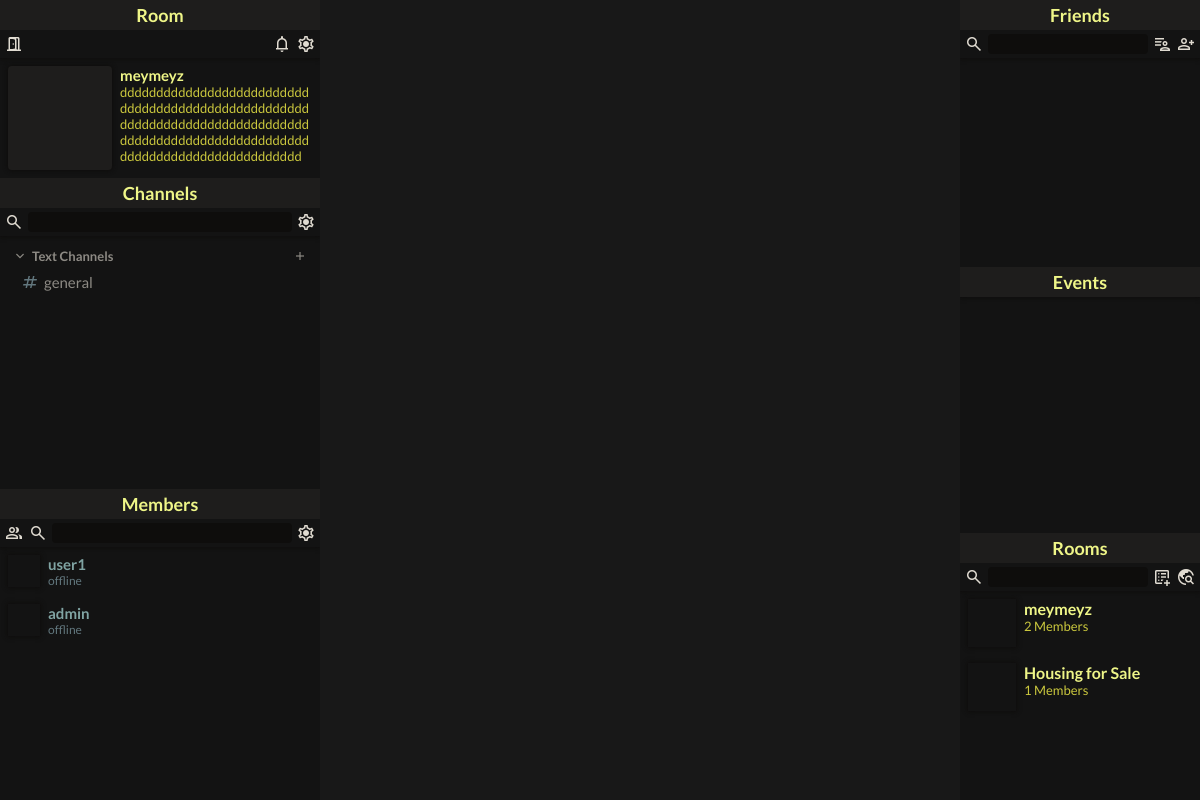
Page /rooms/19/ (signed in) on the committed database.
### rooms/models.py (models this page shows, shortened)
class Room(models.Model):
    name = models.CharField(max_length=50)
    description = models.CharField(max_length=500, blank=True)
    owner = models.ForeignKey(CustomUser, related_name='servers_owned', null=True, on_delete=models.SET_NULL)
    image = models.ImageField(default='blank.png', max_length=500)
    date_added = models.DateTimeField(auto_now_add=True)
    default_role = models.OneToOneField('Role', on_delete=models.CASCADE, related_name='+', null=True)
    public = models.BooleanField(default=False)
    guests_can_view_channels = models.BooleanField(default=True)
    class Meta:
        permissions = [
            ('kick_user', 'Can kick user'),
            ('ban_user', 'Can ban user'),
            ('read_logs', 'Can read logs'),
        ]
    def __str__(self):
        return f'{self.name}'
    def uncategorised(self):
        return self.channels.all().filter(category=None)

class ChannelCategory(models.Model):
    room = models.ForeignKey(Room, on_delete=models.CASCADE, related_name='categories')
    name = models.CharField(max_length=30)
    order = models.PositiveIntegerField(default=1_000_000)

class Channel(models.Model):
    TEXT = 'text'
    VOICE = 'voice'
    KIND = (
        (TEXT, 'Text Channel'),
        (VOICE, 'Voice Channel'),
    )
    room = models.ForeignKey(Room, related_name='channels', on_delete=models.CASCADE, null=True)
    name = models.CharField(max_length=30, blank=False)
    description = models.CharField(max_length=60, blank=True)
    display_logs = models.ManyToManyField('Action', blank=True)
    category = models.ForeignKey('ChannelCategory', on_delete=models.SET_NULL, related_name='channels', null=True, blank=True)
    kind = models.CharField(max_length=20, choices=KIND, default=TEXT)
    order = models.PositiveIntegerField(default=1_000_000)

class Member(models.Model):
    user = models.ForeignKey(CustomUser, on_delete=models.CASCADE, null=True, related_name='memberships')
    roles = models.ManyToManyField(Role, related_name='members')
    room = models.ForeignKey(Room, related_name='members', on_delete=models.CASCADE, null=True)
    date_added = models.DateTimeField(auto_now_add=True)
    nickname = models.CharField(max_length=30, blank=True)
    objects = MemberQuerySet.as_manager()
    class Meta:
        permissions = [
            ('change_nickname', 'Can change nickname'),
            ('manage_nickname', 'Can manage nickname')
        ]
    def display_name(self):
        return self.nickname or self.user.username

### users/models.py (models this page shows, shortened)
class CustomUser(AbstractBaseUser, PermissionsMixin):
    email = models.EmailField(_("email"), unique=True)
    is_staff = models.BooleanField(default=False)
    is_active = models.BooleanField(default=True)
    date_joined = models.DateTimeField(auto_now_add=True)
    username_id = models.PositiveIntegerField(null=True)
    username = models.CharField(max_length=30, null=True)
    image = models.ImageField(default='blank.png')
    bio = models.TextField(max_length=50, blank=True)
    birthday = models.DateField(blank=False, null=True)
    last_ping = models.DateTimeField(auto_now_add=True)
    twitter = models.CharField(max_length=500, blank=True)
    steam = models.CharField(max_length=500, blank=True)
    twitch = models.CharField(max_length=500, blank=True)
    spotify = models.CharField(max_length=500, blank=True)
    premium = models.BooleanField(default=False, blank=True)
    ONLINE = 'online'
    OFFLINE = 'offline'
    STATUS = (
        (ONLINE, 'Online'),
        (OFFLINE, 'Offline'),
    )
    status = models.CharField(max_length=10, choices=STATUS, default=OFFLINE)
    USERNAME_FIELD = "email"
    REQUIRED_FIELDS = ["username"]
    objects = CustomUserManager()
    def friendships(self):
        return Friendship.objects.filter(Q(sender=self) | Q(receiver=self))
    class Meta:
        constraints = [
            models.CheckConstraint(
                check=Q(username_id__gte=0) & Q(username_id__lte=99),
                name='Valid username ID'
            ),
            models.UniqueConstraint(
                fields=['username', 'username_id'],
                name='Verify unique username ID'
            )
        ]

### rooms/views.py (the view)
# urls.py: path('<int:room>/', views.RoomView.as_view(), name='room'),
class RoomView(DetailView):
    template_name = 'rooms/room.html'
    model = Room
    context_object_name = 'room'
    def get_context_data(self, **kwargs):
        context = super().get_context_data(**kwargs)
        room = self.object
        member = get_object_or_none(Member, room=room, user=self.request.user)
        context['member'] = member
        return context
    def get_object(self):
        return Room.objects.get(pk=self.kwargs['room'])

### DjangoChatApp/templatetags/custom_tags.py (called while the page is built)
@register.filter(name="is_member")
def is_member(user, room):
    return room.pk in user.memberships.all().values_list('room', flat=True)

@register.filter(name='object_to_json')
def object_to_json(self):
    return json.dumps(utils.object_to_dict(self))

### users/models.py (called while the page is built)
    def pending(self):
        return self.filter(status='pending')

    def accepted(self):
        return self.filter(status='accepted')

### utils/__init__.py (called while the page is built)
def get_object_or_none(obj, **kwargs):
    return obj.objects.filter(**kwargs).first()

def object_to_dict(self):
    parsed_object = {
        "pk": self.pk,
        "model": self.__class__.__name__,
        "app": self._meta.app_label
    }
    return parsed_object

### rooms/templates/rooms/room.html (shortened to what this page needs)
{% extends "rooms/app.html" %}
{% load static %}
{% block extrahead %}
{{ block.super }}
<link rel="stylesheet" type="text/css" href="{% static 'rooms/room.css' %}">
{% endblock %}
{% block app__main %}
<div class="container container--fill">
	<div class="wrapper--remaining-space">
		<div class="container__content">
		</div>
	</div>
</div>
{% endblock %}
{% block left-sidebar %}
	{% include "./elements/app__sidebar--primary.html" %}
{% endblock %}

### rooms/templates/rooms/elements/app__sidebar--primary.html (shortened to what this page needs)
<div class="container">
	<div class="container__header">
		Room
	</div>
	<div class="container__subheader has-shadow">
        {% if user|is_member:room and user != room.owner %}
            <span class="icon icon--small icon--hoverable overlay__trigger" data-view-name="leave-room">
                <i class="material-symbols-outlined">
                </i>
            </span>
        {% endif %}
		<span class="icon icon--small icon--hoverable right">
			<i class="material-symbols-outlined">
			</i>
		</span>
        <span class="icon icon--small icon--hoverable overlay__trigger" data-view-name="update-room">
			<i class="material-symbols-outlined">
			</i>
		</span>
	</div>
	<div class="room-card">
        <div class="room-card__avatar has-shadow">
            <span class="avatar avatar--large">
            </span>
        </div>
		<span class="wrapper--remaining-space">
			<form class="room-card__body" method="POST" action="{% url 'join-room' room=room.pk %}">
				<div class="room-card__name">
					{{ room.name }}
				</div>
				<div class="room-card__description">
					{{ room.description }}
				</div>
			</form>
		</span>
	</div>
</div>
<div class="container container--fill">
	<div class="container__header">
		Channels
	</div>
	<div class="container__subheader has-shadow">
		<span class="icon icon--small icon--hoverable">
			<i class="material-symbols-outlined">
			</i>
		</span>
		<span class="wrapper--remaining-space">
			<input type="text" class="container__search">
		</span>
		<span class="icon icon--small icon--hoverable">
			<i class="material-symbols-outlined">
			</i>
		</span>
	</div>
	<div class="wrapper--remaining-space">
		<div class="container__content">
			<ul class="channels">
				{% for category in room.categories.all %}
				<ul class="category dropdown" style="order: {{ category.order }};" data-pk="{{ category.pk }}">
					<li class="category__header">
						<span class="category__name dropdown__trigger">
							<span class="category__expand">
								<div class="icon icon--tiny">
									<i class="material-symbols-outlined">
									</i>
								</div>
							</span>
							<span>
								{{ category.name }}
							</span>
						</span>
						<span class="category__add right overlay__trigger" data-view-name="create-channel">
							<div class="icon icon--tiny icon--hoverable">
								<i class="material-symbols-outlined">
								</i>
							</div>
						</span>
					</li>
					<ul class="category__channels dropdown__content dropdown__content--static dropdown__content--slide">
						{% for object in category.channels.all %}
							{% include "./channel.html" %}
						{% endfor %}
					</ul>
				</ul>
				{% endfor %}
			</ul>
		</div>
	</div>
</div>
<div class="container container--fill">
	<div class="container__header">
		Members
	</div>
	<div class="container__subheader has-shadow">
		<span class="icon icon--small icon--hoverable">
			<i class="material-symbols-outlined">
			</i>
		</span>
		<span class="icon icon--small icon--hoverable">
			<i class="material-symbols-outlined">
			</i>
		</span>
		<span class="wrapper--remaining-space">
			<input type="text" class="container__search">
		</span>
		<span class="icon icon--small icon--hoverable">
			<i class="material-symbols-outlined">
			</i>
		</span>
	</div>
	<div class="wrapper--remaining-space">
		<ul class="container__content">
			{% for member in room.members.all %}
                {% include "./member.html" %}
			{% endfor %}
		</ul>
	</div>
</div>

### rooms/templates/rooms/elements/channel.html (shortened to what this page needs)
<a class="channel" style="order: {{ object.order }};" data-pk="{{ object.pk }}" href="{% url 'channel' room=room.pk channel=object.pk %}">
	<span class="channel__kind">
		{% if object.kind == 'text' %}
		<div class="icon icon--small">
			<i class="material-symbols-outlined">
			</i>
		</div>
		{% elif object.kind == 'voice' %}
		<div class="icon icon--small">
			<i class="material-symbols-outlined">
				volume_up
			</i>
		</div>
		{% endif %}
	</span>
	<span class="channel__name">
		{{ object.name }}
	</span>
</a>

### rooms/templates/rooms/elements/member.html (shortened to what this page needs)
<li class="user user--{{ member.user.status }} tooltip__trigger" data-target="profile" data-positioning='{"left": "100%", "top": "0px"}'
data-context='
{
    "objects": {
        "object": {{ member|object_to_json }}
    }
}
'>
    <span class="avatar avatar--small has-shadow">
    </span>
    <span class="wrapper--remaining-space">
        <ul class="user__body">
            <li class="user__username">
                {{ member.display_name }}
            </li>
            <li class="user__status">
                {{ member.user.status }}
            </li>
        </ul>
    </span>
</li>

### rooms/templates/rooms/elements/membership.html (shortened to what this page needs)
<a class="membership" href="{% url 'room' object.pk %}">
	<span class="avatar avatar--medium has-shadow">
	</span>
	<span class="wrapper--remaining-space">
		<div class="membership__body">
			<div class="membership__name">
				{{ object }}
			</div>
			<div class="membership__count">
				{{ object.members.all.count }} Members
			</div>
		</div>
	</span>
</a>

### static/rooms/room.css (style rules this page uses)
.right { margin-left: auto !important; }
.wrapper--remaining-space { position: relative; flex: 1; }
.has-shadow { box-shadow: 0px 0px 4px 1px #0E0D0C; }
.dropdown { position: relative; }
.dropdown__content--slide { overflow: hidden; transition: max-height 0.25s; }
.icon { display: flex; align-items: center; justify-content: center; box-sizing: border-box; -webkit-user-select: none; -moz-user-select: none; user-select: none; }
.icon i { color: inherit; font-size: inherit; }
.icon--hoverable { transition: color 0.2s; cursor: pointer; }
.icon--tiny { width: 1rem; height: 1rem; font-size: 1rem; }
.icon--small { width: 1.25rem; height: 1.25rem; font-size: 1.25rem; }
.container { display: flex; flex-direction: column; color: #e0dbd1; overflow: hidden; }
.container__header { text-align: center; background-color: #1E1D1C; padding: 0.25rem; font-size: 1.125rem; font-weight: bold; color: #eff688; z-index: 4; }
.container__subheader { display: flex; padding: 0.25rem; gap: 0.25rem; font-size: 1rem; background-color: #131313; z-index: 3; }
.container__content { position: absolute; height: 100%; width: 100%; overflow: overlay; z-index: 2; }
.container--fill { flex: 1 1 0px; }
.container__search { height: 100%; width: 100%; background-color: #0E0D0C; border-radius: 0.25rem; text-indent: 0.25rem; color: #e0dbd1; }
.avatar { display: flex; align-items: center; justify-content: center; flex-shrink: 0; box-sizing: border-box; -webkit-user-select: none; -moz-user-select: none; user-select: none; }
.avatar--small { width: 2rem; height: 2rem; font-size: 2rem; }
.avatar--medium { width: 3rem; height: 3rem; font-size: 3rem; }
.avatar--large { width: 6rem; height: 6rem; font-size: 6rem; }
.user { display: flex; padding: 0.5rem; gap: 0.5rem; transition: background-color 0.2s; cursor: pointer; }
.user--offline .user__username { color: #80a4a3; }
.user--offline .user__status { color: #62777e; }
.user__username { white-space: nowrap; text-overflow: ellipsis; overflow-x: clip; font-size: 0.9375rem; font-weight: bold; }
.user__status { white-space: nowrap; text-overflow: ellipsis; overflow-x: clip; font-size: 0.75rem; }
.user__body { display: flex; flex-direction: column; }
.membership { display: flex; padding: 0.5rem; gap: 0.5rem; transition: background-color 0.2s; cursor: pointer; }
.membership__body { display: flex; flex-direction: column; padding: 0; gap: 0; position: absolute; height: 100%; width: 100%; overflow: hidden; }
.membership__name { white-space: nowrap; text-overflow: ellipsis; overflow-x: clip; font-size: 1rem; color: #eff688; font-weight: bold; }
.membership__count { white-space: nowrap; text-overflow: ellipsis; overflow-x: clip; font-size: 0.8125rem; color: #cbc83e; }
.room-card { display: flex; padding: 0.5rem; gap: 0.5rem; }
.room-card__body { display: flex; flex-direction: column; padding: 0; gap: 0; position: absolute; height: 100%; width: 100%; }
.room-card__name { white-space: nowrap; text-overflow: ellipsis; overflow-x: clip; font-size: 0.9375rem; font-weight: bold; color: #eff688; }
.room-card__avatar { overflow: hidden; border-radius: 4px; background-color: #1E1D1C; padding: 0.25rem; }
.room-card__description { border-bottom: 0.5rem solid transparent; color: #cbc83e; font-size: 0.8125rem; overflow: overlay; overflow-wrap: break-word; }
.channels { display: flex; flex-direction: column; padding: 0.5rem; gap: 0.25rem; }
.category { display: flex; flex-direction: column; padding: 0; gap: 0; }
.category__header { display: flex; padding: 0.25rem; gap: 0.5rem; align-items: center; }
.category__name { display: flex; padding: 0; gap: 0.25rem; white-space: nowrap; text-overflow: ellipsis; overflow-x: clip; font-size: 0.8125rem; font-weight: bold; color: #8D8A84; cursor: pointer; transition: color 0.2s; -webkit-user-select: none; -moz-user-select: none; user-select: none; }
.category__add { color: #8D8A84; }
.category__channels { display: flex; flex-direction: column; padding: 0; gap: 0; padding-left: 0.5rem; }
.channel { display: flex; padding: 0.25rem; gap: 0.25rem; transition: background-color 0.2s, color 0.2s; cursor: pointer; align-items: center; color: #8D8A84; }
.channel__kind { color: #62777e; }
.channel__name { white-space: nowrap; text-overflow: ellipsis; overflow-x: clip; font-size: 0.9375rem; -webkit-user-select: none; -moz-user-select: none; user-select: none; }

### rows in the picture
Room: name "meymeyz", description "ddddddddddddddddddddddddddddddddddddddddddddddddddddddddddddddddddddddddddddddddddddddddddddddddddddddddddddddddddddddddddddddddd"
ChannelCategory: name "Text Channels"
Channel: kind "text" (drawn), name "general"
Member: display_name "user1", user.status "offline"
Member: display_name "admin", user.status "offline", room "meymeyz", room.members.all.count "2"
Member: room "Housing for Sale", room.members.all.count "1"
